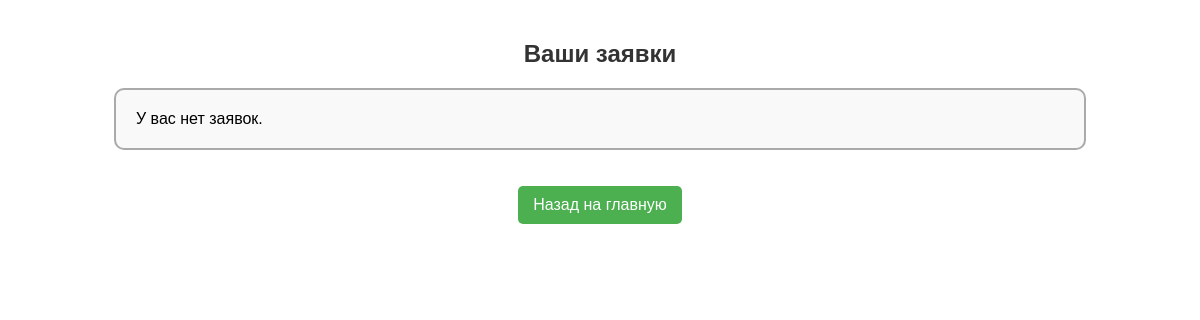
/inventory/track_requests/ (signed in), run on an earlier commit of the app's database.
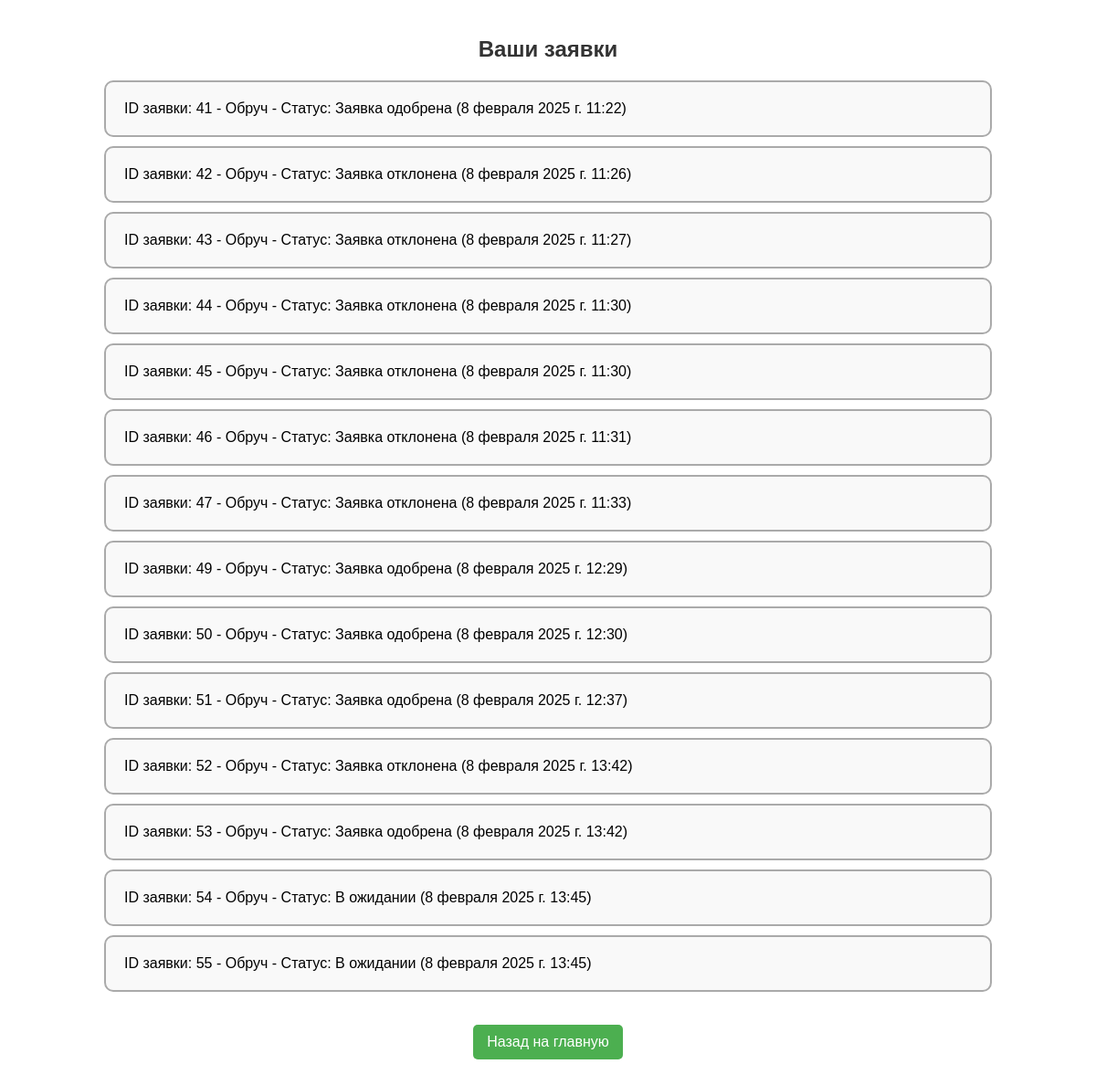
And on a later commit of the database.
### invpage/models.py (models this page shows, shortened)
class InventoryRequest(models.Model):
    user = models.ForeignKey(settings.AUTH_USER_MODEL, on_delete=models.CASCADE, verbose_name=_("Пользователь"))
    item = models.ForeignKey(InventoryItem, on_delete=models.CASCADE, verbose_name=_("Предмет"))
    status = models.CharField(max_length=50, default='В ожидании', verbose_name=_("Статус"))
    created_at = models.DateTimeField(auto_now_add=True, verbose_name=_("Дата создания"))
    request_id = models.AutoField(primary_key=True)
    quantity = models.PositiveIntegerField(default=0, verbose_name=_("Количество"))
    class Meta:
        verbose_name = _("запрос на инвентарь")
        verbose_name_plural = _("Запросы на инвентарь")

class InventoryItem(models.Model):
    name = models.CharField(max_length=255, verbose_name=_("Название"))
    description = models.TextField(verbose_name=_("Описание"))
    status = models.CharField(max_length=50, default='Исправен', verbose_name=_("Статус"))
    item_id = models.AutoField(primary_key=True)
    quantity = models.PositiveIntegerField(default=0, verbose_name=_("Количество"))
    class Meta:
        verbose_name = _("предмет инвентаря")
        verbose_name_plural = _("Предметы инвентаря")

### invpage/views.py (the view)
# urls.py: path('track_requests/', track_requests, name='track_requests'),
@login_required
def track_requests(request):
    requests = InventoryRequest.objects.filter(user=request.user)
    return render(request, 'invpage/track_requests.html', {'requests': requests})

### invpage/templates/invpage/track_requests.html (shortened to what this page needs)
{% load static %}
<!DOCTYPE html>
<html lang="en">
<head>
    <link rel="stylesheet" href="{% static 'invpage/css/inv.css' %}">
    <link rel="stylesheet" href="{% static 'invpage/css/track.css' %}">
</head>
<body>
<h1>Ваши заявки</h1>
<ul>
    {% for request in requests %}
        <li>ID заявки: {{ request.request_id }} - {{ request.item.name }} - Статус: {{ request.status }} ({{ request.created_at }})</li>
    {% empty %}
        <li>У вас нет заявок.</li>
    {% endfor %}
</ul>
<div class="button-container">
   <a href="{% url 'index' %}">Назад на главную</a>
</div>
</body>
</html>

### invpage/static/invpage/css/inv.css (style rules this page uses)
h1 { text-align: center; margin: 20px 0; font-size: 24px; color: #2c3e50; }
body { font-family: Arial, sans-serif; margin: 0; padding: 0; }

### invpage/static/invpage/css/track.css (style rules this page uses)
body { font-family: Arial, sans-serif; margin: 0; padding: 20px; }
h1 { color: #333; margin-bottom: 20px; text-align: center; }
ul { list-style-type: none; padding: 0; }
ul li { border: 2px solid #aaa; border-radius: 10px; background-color: #f9f9f9; padding: 20px; width: 80%; margin: 10px auto; display: flex; flex-direction: column; justify-content: center; align-items: flex-start; }
a { display: inline-block; margin-top: 20px; padding: 10px 15px; background-color: #4CAF50; color: white; text-decoration: none; border-radius: 5px; text-align: center; }
.button-container { text-align: center; margin-bottom: 20px; }

What changed in the data, as far as the page shows it:
added InventoryRequest: request_id "41", item.name "Обруч", status "Заявка одобрена", created_at "8 февраля 2025 г. 11:22"
added InventoryRequest: request_id "42", item.name "Обруч", status "Заявка отклонена", created_at "8 февраля 2025 г. 11:26"
added InventoryRequest: request_id "43", item.name "Обруч", status "Заявка отклонена", created_at "8 февраля 2025 г. 11:27"
added InventoryRequest: request_id "44", item.name "Обруч", status "Заявка отклонена", created_at "8 февраля 2025 г. 11:30"
added InventoryRequest: request_id "45", item.name "Обруч", status "Заявка отклонена", created_at "8 февраля 2025 г. 11:30"
added InventoryRequest: request_id "46", item.name "Обруч", status "Заявка отклонена", created_at "8 февраля 2025 г. 11:31"
added InventoryRequest: request_id "47", item.name "Обруч", status "Заявка отклонена", created_at "8 февраля 2025 г. 11:33"
added InventoryRequest: request_id "49", item.name "Обруч", status "Заявка одобрена", created_at "8 февраля 2025 г. 12:29"
added InventoryRequest: request_id "50", item.name "Обруч", status "Заявка одобрена", created_at "8 февраля 2025 г. 12:30"
added InventoryRequest: request_id "51", item.name "Обруч", status "Заявка одобрена", created_at "8 февраля 2025 г. 12:37"
added InventoryRequest: request_id "52", item.name "Обруч", status "Заявка отклонена", created_at "8 февраля 2025 г. 13:42"
added InventoryRequest: request_id "53", item.name "Обруч", status "Заявка одобрена", created_at "8 февраля 2025 г. 13:42"
added InventoryRequest: request_id "54", item.name "Обруч", status "В ожидании", created_at "8 февраля 2025 г. 13:45"
added InventoryRequest: request_id "55", item.name "Обруч", status "В ожидании", created_at "8 февраля 2025 г. 13:45"
Also different on the page:
text no longer shown: "У вас нет заявок."
